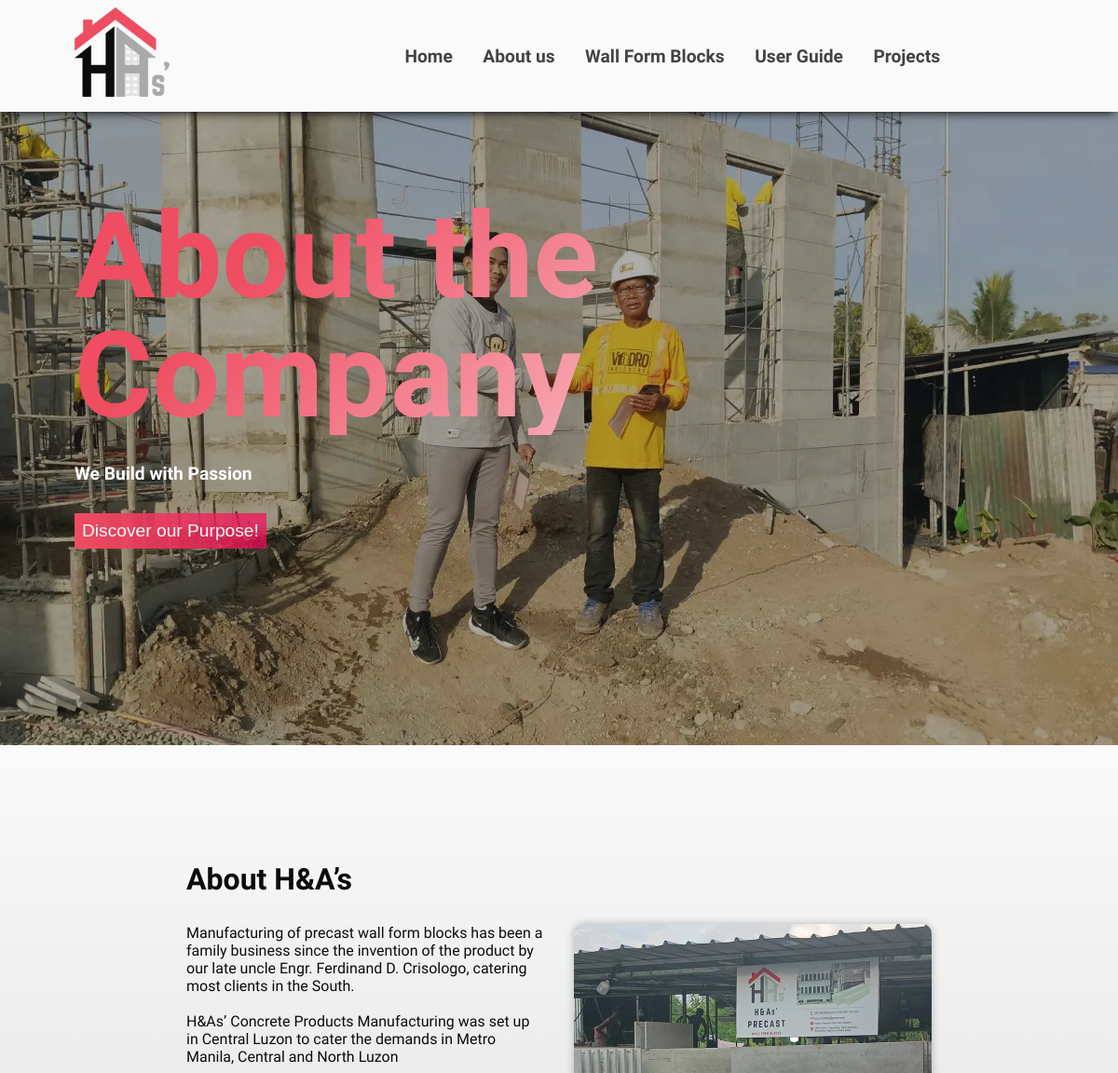
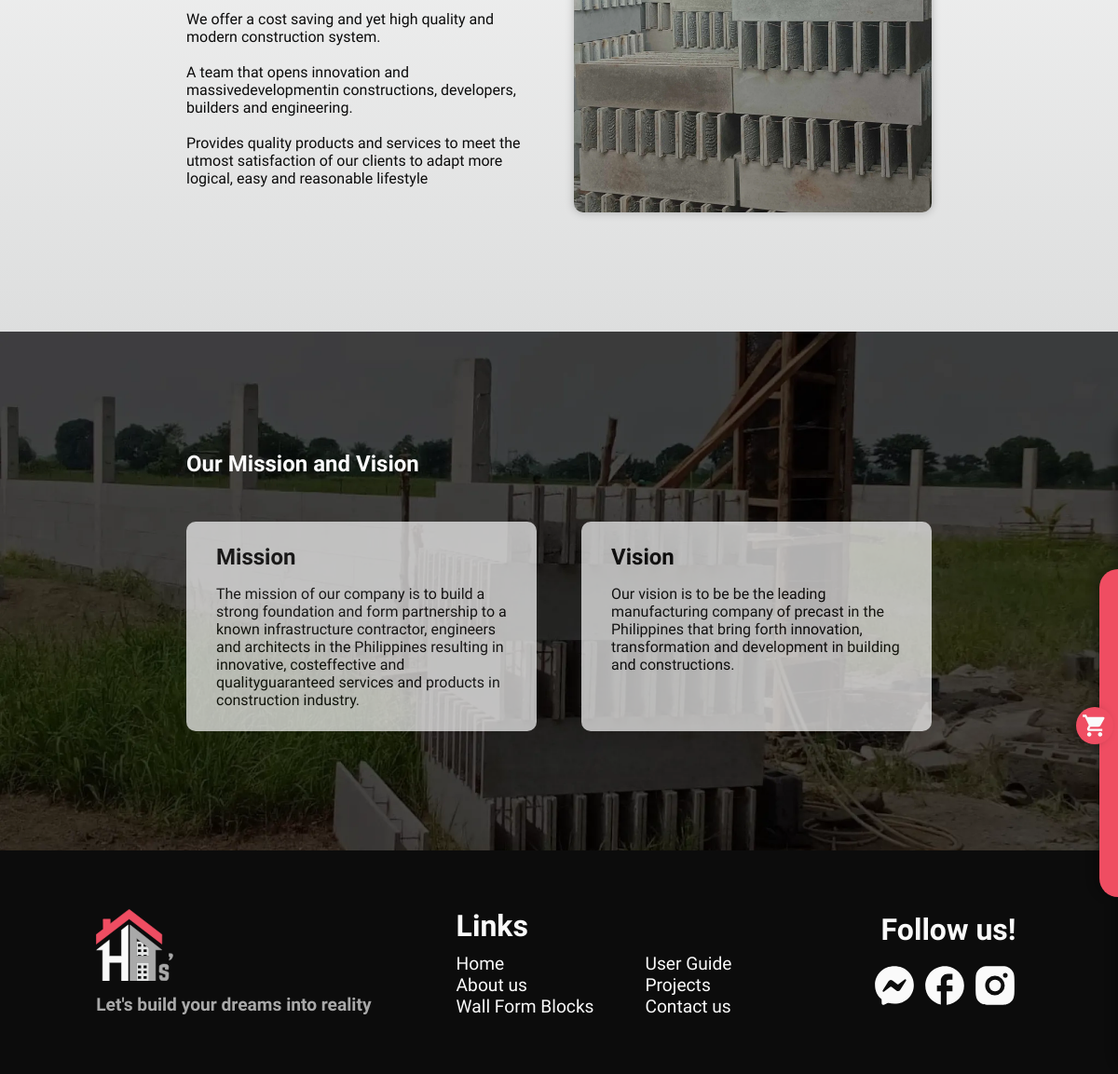
Screenshot of /admin/has-precast/view.about-us.php with the database file from the repository (2 pictures, top to bottom).
### tables this page shows
CREATE TABLE `content` (
  `id` INT UNSIGNED NOT NULL AUTO_INCREMENT PRIMARY KEY,
  `page` enum('HOME','ABOUT','PROJECTS','CONTACT','USERGUIDE','WFB') NOT NULL,
  `section` enum('HERO','ABOUT','MISSIONVISION','PROJECTS','WFB','CONTACT','CONTACTS','TABLECONTENT','CONTENT1','CONTENT2','PRECONTENT','WFB','DESIGNS','DIMENSIONS','STRENGTH') NOT NULL,
  `name` varchar(255) NOT NULL,
  `type` enum('TEXT','IMAGE','HERO','VIDEO') NOT NULL,
  `object` text DEFAULT NULL,
  `default` tinyint(1) DEFAULT NULL,
  `created_at` timestamp NOT NULL DEFAULT NOW() ON UPDATE NOW()
);

### src/admin/has-precast/classes/dbh.classes.php (called while the page is built)
<?php
class Dbh {
    protected function connect(){
        try{
            $db_username = "has_admin";
            $db_password = "wc8KTRfrJrTpe8";
            $dbh = new PDO('mysql:host=localhost;dbname=has_precast;', $db_username, $db_password);
            return $dbh;
        }
        catch(PDOException $e){
            print "Error!: " . $e->getMessage() . "<br>";
        }
    }
}

### src/admin/has-precast/classes/content-repo.classes.php (called while the page is built, shortened)
<?php
class ContentRepository extends Dbh{
    public function getHeroForPage($page){
        $query = $this->connect()->prepare("SELECT object FROM content WHERE PAGE = ? AND type = 'HERO' AND object IS NOT NULL AND `default` = 0;");
        if(!$query->execute(array($page))){
            $query = null;
            header("location: ../../content-management-hero.php?error=queryfailed");
            exit();
        }
        $result = $query->fetchAll(PDO::FETCH_ASSOC);
        return $result;
    }
    public function getSection($page, $section){
        $query = $this->connect()->prepare("SELECT * FROM content WHERE page =:page AND section =:section AND type = 'TEXT' AND `default` = 0;");
        $data = [":page" => $page, ":section" => $section];
        if(!$query->execute($data)){
            $query = null;
            if($page === "userGuide"){
                $page = "user-guide";
            }
            header("location: ../../content-management-{$page}.php?error=queryfailed");
            exit();
        }
        $result = $query->fetchAll(PDO::FETCH_ASSOC);
        return $result;
    }
    public function getImages($page){
        $query = $this->connect()->prepare("SELECT * FROM content WHERE page =:page AND type = 'IMAGE' AND `default` = 0;");
        $data = [":page" => $page];
        if(!$query->execute($data)){
            $query = null;
            if($page === "userGuide"){
                $page = "user-guide";
            }
            header("location: ../../content-management-{$page}.php?error=queryfailed");
            exit();
        }
        $result = $query->fetchAll(PDO::FETCH_ASSOC);
        return $result;
    }
}

### src/admin/has-precast/view.about-us.php (the view, shortened to what this page needs)
<?php
  include("classes/dbh.classes.php");
  include("classes/content-repo.classes.php");
  $getContent = new ContentRepository;
  $page = 'about';
  $heroImg = $getContent->getHeroForPage($page);
  $items = count($heroImg);
  $heroNumber = rand(0, ($items-= 1));
  $randHero = $heroImg[$heroNumber]['object'];
  $hero = $getContent->getSection($page, 'hero');
  $about = $getContent->getSection($page, "about");
  $mv = $getContent->getSection($page, "MISSIONVISION");
  $img = $getContent->getImages($page);
?>
<!DOCTYPE html>
<html lang="en">
<head>
  <?php require 'partials/head.php' ?>
  <link rel="stylesheet" href="styles/base/about-us.css">
</head>
<body>
  <?php require 'partials/navigation.php' ?>
  <?php require 'partials/sidebar.php' ?>
  <section class="about-us-hero-section" style="background-image: url('images/hero/about/<?php echo $randHero; ?>')">
    <div>
      <h1><?php echo $hero[0]['object']; ?></h1>
      <p><?php echo $hero[1]['object']; ?></p>
      <a href="about-us#about-us-content-wrapper"><button><?php echo $hero[2]['object']; ?></button></a>
    </div>
  </section>
  <section id="about-us-content-wrapper">
    <h1><?php echo $about[0]['object']; ?></h1>
    <div>
      <div>
        <?php
          echo "
            <p>
              {$about[1]['object']}
              <br><br>
              {$about[2]['object']}
              <br><br>
              {$about[3]['object']}
              <br><br>
              {$about[4]['object']}
              <br><br>
              {$about[5]['object']}
            </p>
          ";
        ?>
      </div>
      <div>
        <img src="images/temp/about-us/<?php echo $img[0]['object']; ?>">
      </div>
    </div>
  </section>
  <section class="mission-vision" style="<?php echo "background-image: url('images/temp/about-us/{$img[1]['object']}')"; ?>">
    <h1><?php echo $mv[0]['object']; ?></h1>
    <div>
      <div>
        <h1><?php echo $mv[1]['object']; ?></h1>
        <p><?php echo $mv[2]['object']; ?></p>
      </div>
      <div>
        <h1><?php echo $mv[3]['object']; ?></h1>
        <p><?php echo $mv[4]['object']; ?></p>
      </div>
    </div>
  </section>
  <?php require 'partials/footer.php' ?>
</body>
</html>

### src/admin/has-precast/styles/global.css (style rules this page uses)
:root { --clr-primary: #FAFAFA; --clr-primary-shade: #DDDEDE; --clr-secondary: #0C0C0C; --clr-secondary-shade: #434343; --clr-accent: #EF4D62; --clr-accent-shade: #F80759; --clr-scheme: var(--clr-primary); --fs-default: 16px; --fs-heading: 8rem; --fs-title: 3rem; --fs-subtitle: 1.2rem; --ff-default: 'Inter Tight', sans-serif; }
html { font: var(--fs-default) var(--ff-default); }
svg, img { width: 100%; height: 100%; }
section { height: 100vh; padding-inline: 5em; padding-block: 8em; background: linear-gradient(var(--clr-primary), var(--clr-primary-shade)); position: relative; }

### src/admin/has-precast/styles/base/about-us.css (style rules this page uses)
h1, p { color: var(--clr-secondary); font-family: var(--ff-default); }
.about-us-hero-section { background-position: center; background-repeat: no-repeat; background-size: cover; display: grid; align-items: center; }
.about-us-hero-section h1 { font: 800 var(--fs-heading)/1em var(--ff-default); background: linear-gradient(134deg, #EF4D62 20.09%, #ffffff 100%); background-clip: text; -webkit-background-clip: text; -webkit-text-fill-color: transparent; }
.about-us-hero-section p { font: 700 var(--fs-subtitle)/1em var(--ff-default); color: #ffffff; margin-block: 2rem; }
.about-us-hero-section button { font-size: var(--fs-subtitle); padding: 0.5rem; border: none; color: #FAFAFA; background: linear-gradient(90deg, #EF4D62 0%, rgba(248, 7, 89, 0.70) 100%); width: fit-content; transition: 0.15s; cursor: pointer; }
#about-us-content-wrapper { height: auto; background-color: var(--clr-primary); }
#about-us-content-wrapper>h1 { max-width: 50rem; font: 600 calc(var(--fs-title) - 1rem)/1em var(--ff-default); margin-inline: auto; margin-bottom: 2rem; }
#about-us-content-wrapper>div { display: grid; grid-template-columns: repeat(auto-fit, minmax(250px, 1fr)); gap: 2rem; max-width: 50rem; margin-inline: auto; }
#about-us-content-wrapper img { aspect-ratio: 400/400; object-fit: cover; box-shadow: 0 0 10px 0 rgba(0, 0, 0, 0.25); border-radius: 10px; }
.mission-vision { background-position: center; background-repeat: no-repeat; background-size: cover; height: fit-content; }
.mission-vision>h1 { color: #FAFAFA; max-width: 50rem; margin-inline: auto; margin-bottom: 3rem; }
.mission-vision>div { max-width: 50rem; margin-inline: auto; display: grid; grid-template-columns: repeat(auto-fit, minmax(250px, 1fr)); gap: 3rem; color: var(--clr-secondary); }
.mission-vision>div>div { background-color: var(--clr-primary); padding: 1.5rem 2rem; border-radius: 10px; opacity: 0.7; transition: 0.15s; }
.mission-vision>div>div>h1 { margin-bottom: 1rem; }

### rows the page displays
content: object "About the Company"
content: object "We Build with Passion"
content: object "Discover our Purpose!"
content: object "About H&A’s"
content: object "Manufacturing of precast wall form blocks has been a family business since the invention of the product by our late uncle Engr. Ferdinand D. Crisologo, catering most clients in the South."
content: object "H&As’ Concrete Products Manufacturing was set up in Central Luzon to cater the demands in Metro Manila, Central and North Luzon"
content: object "We offer a cost saving and yet high quality and modern construction system."
content: object "A team that opens innovation and massivedevelopmentin constructions, developers, builders and engineering."
content: object "Provides quality products and services to meet the utmost satisfaction of our clients to adapt more logical, easy and reasonable lifestyle"
content: object (picture)
content: object (placeholder picture)
content: object "Our Mission and Vision"
content: object "Mission"
content: object "The mission of our company is to build a strong foundation and form partnership to a known infrastructure contractor, engineers and architects in the Philippines resulting in innovative, costeffective and qualityguaranteed services and products in construction industry."
content: object "Vision"
content: object "Our vision is to be be the leading manufacturing company of precast in the Philippines that bring forth innovation, transformation and development in building and constructions."
